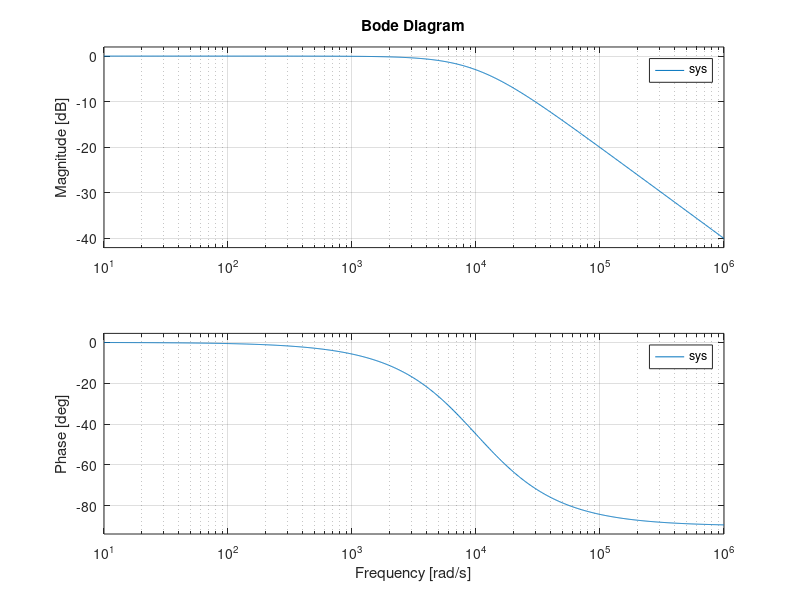

This chart was generated by the following MATLAB code: (Note: this script raises an error after producing the figure.)
clc; clear; close all;

% ==== CAMBIA AQUÍ ====
R = 1000;        % ohms
C = 100e-9;       % faradios
% =====================

% Función de transferencia
num = [1];
den = [R*C 1];

sys = tf(num, den);

% Frecuencias personalizadas
w = logspace(1, 6, 1000);

figure;
bode(sys, w)
grid on

% Frecuencia de corte
fc = 1/(2*pi*R*C);
hold on
xline(fc, '--r', 'fc')
title(['Filtro Pasa-Bajas | fc = ' num2str(fc) ' Hz'])
